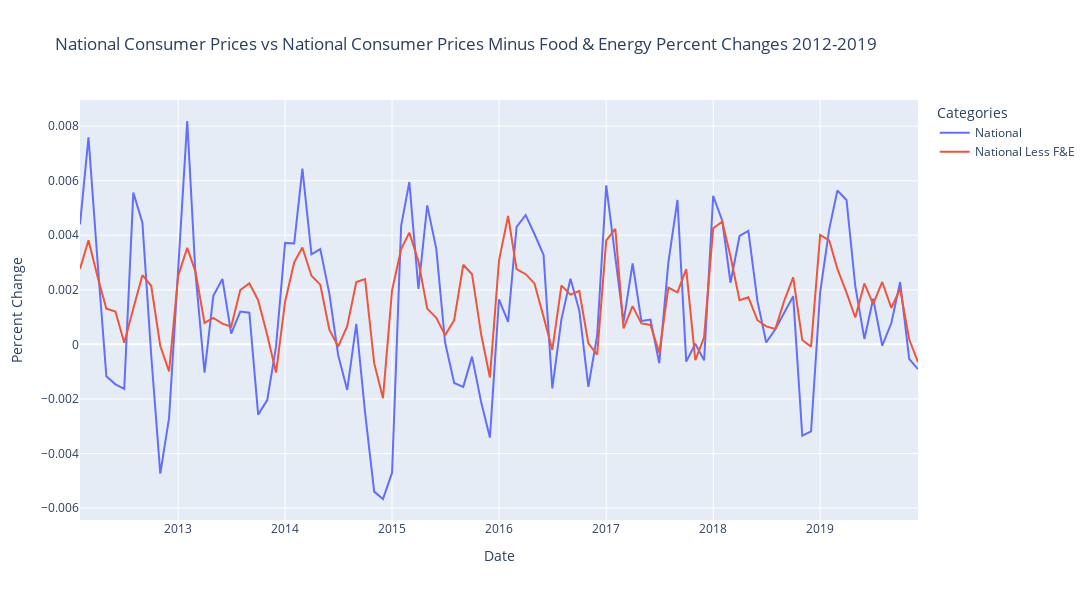

Source (notebook cell):
### Code cell
fig = px.line(data_2010s_pctchange[["National", "National Less F&E"]], 
        labels={'value': 'Percent Change', 'variable': 'Categories'}, 
        title="National Consumer Prices vs National Consumer Prices Minus Food & Energy Percent Changes 2012-2019",
       width=1300, height=600)
fig.show()
fig.write_image('./assets/images/national_consumer_prices_vs_national_consumer_prices_minus_food_&_energy_percent_changes_2012-2019_plot.png')
